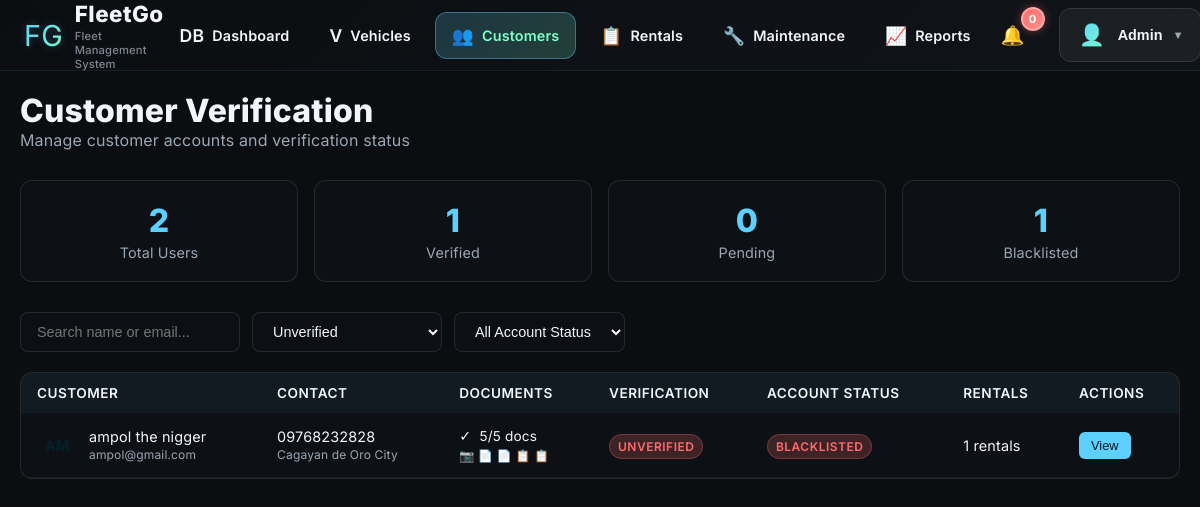
The app's page /customers_all.php?verification_status=unverified with its own data.
### tables this page shows
CREATE TABLE `users` (
  `id` int(11) NOT NULL,
  `full_name` varchar(100) NOT NULL,
  `password` varchar(255) NOT NULL,
  `last_login` datetime DEFAULT NULL,
  `role` enum('admin','staff','user') DEFAULT 'user',
  `status` enum('active','inactive','blacklisted') DEFAULT 'active',
  `email` varchar(100) DEFAULT NULL,
  `phone` varchar(20) DEFAULT NULL,
  `city` varchar(100) DEFAULT NULL,
  `contact_no` varchar(20) DEFAULT NULL,
  `address` varchar(255) DEFAULT NULL,
  `profile_photo` varchar(255) DEFAULT NULL,
  `license_photo` varchar(255) DEFAULT NULL,
  `valid_id_photo` varchar(255) DEFAULT NULL,
  `profile_status` enum('incomplete','pending_approval','approved','rejected') DEFAULT 'incomplete',
  `photo` varchar(255) DEFAULT NULL,
  `created_at` datetime DEFAULT current_timestamp(),
  `updated_at` datetime DEFAULT current_timestamp() ON UPDATE current_timestamp(),
  `loyalty_points` int(11) DEFAULT 0,
  `verification_status` varchar(20) NOT NULL DEFAULT 'unverified',
  `rejection_reason` text DEFAULT NULL,
  `submitted_at` datetime DEFAULT NULL,
  `verified_at` datetime DEFAULT NULL,
  `driver_license_no` varchar(80) DEFAULT NULL,
  `driver_license_expiry` date DEFAULT NULL,
  `id_type` varchar(40) DEFAULT NULL,
  `id_number` varchar(80) DEFAULT NULL,
  `emergency_name` varchar(120) DEFAULT NULL,
  `emergency_phone` varchar(40) DEFAULT NULL,
  `notes` text DEFAULT NULL,
  `blacklist_reason` text DEFAULT NULL
);

### customers_all.php (the view, shortened to what this page needs)
<?php
$DB_HOST="127.0.0.1"; $DB_USER="root"; $DB_PASS=""; $DB_NAME="fleet_rental_db";
$conn=new mysqli($DB_HOST,$DB_USER,$DB_PASS,$DB_NAME);
$conn->set_charset("utf8mb4");
function h($v){return htmlspecialchars((string)$v,ENT_QUOTES,'UTF-8');}
$q=trim($_GET['q']??'');
$verification_status=trim($_GET['verification_status']??'');
$profile_status=trim($_GET['profile_status']??'');
$status=trim($_GET['status']??'');
$where="WHERE u.role='user'";
$params=[]; $types='';
if($verification_status!==''){
    $where.=" AND u.verification_status=?";
    $params[]=$verification_status; $types.='s';
}
$sql="
    SELECT
        u.*,
        (SELECT COUNT(*) FROM rentals r WHERE r.customer_id = u.id) AS rentals_count,
        (SELECT MAX(r.start_date) FROM rentals r WHERE r.customer_id = u.id) AS last_rental,
        (SELECT GROUP_CONCAT(CONCAT(doc_type, ':', file_path) SEPARATOR '|')
         FROM user_documents ud WHERE ud.user_id = u.id) AS documents
    FROM users u
    $where
    ORDER BY u.created_at DESC, u.full_name ASC
";
$stmt=$conn->prepare($sql);
if($types) $stmt->bind_param($types,...$params);
$stmt->execute();
$users=$stmt->get_result()->fetch_all(MYSQLI_ASSOC);
foreach($users as $key => $user) {
    $docStmt = $conn->prepare("
        SELECT doc_type, file_path
        FROM user_documents
        WHERE user_id = ?
        ORDER BY uploaded_at DESC
    ");
    $docStmt->bind_param("i", $user['id']);
    $docStmt->execute();
    $documents = $docStmt->get_result()->fetch_all(MYSQLI_ASSOC);
    $users[$key]['documents'] = [];
    foreach($documents as $doc) {
        $originalPath = $doc['file_path'];
        $fixedPath = str_replace('\\', '/', $originalPath);
        $fixedPath = ltrim($fixedPath, '/');
        $users[$key]['documents'][$doc['doc_type']] = $fixedPath;
    }
}
$total_users = $conn->query("SELECT COUNT(*) FROM users WHERE role='user'")->fetch_row()[0];
$verified = $conn->query("SELECT COUNT(*) FROM users WHERE role='user' AND verification_status='verified'")->fetch_row()[0];
$pending = $conn->query("SELECT COUNT(*) FROM users WHERE role='user' AND verification_status='pending'")->fetch_row()[0];
$blacklisted = $conn->query("SELECT COUNT(*) FROM users WHERE role='user' AND status='blacklisted'")->fetch_row()[0];
?>
<!DOCTYPE html>
<html lang="en">
<head>
</head>
<body>
<?php
if(file_exists('includes/navbar.php')) {
    include 'includes/navbar.php';
}
?>
<div class="container">
<div class="header">
<div>
<h1>Customer Verification</h1>
<p>Manage customer accounts and verification status</p>
</div>
</div>
<div class="kpi-grid">
<div class="kpi-card">
<div class="kpi-value"><?=$total_users?></div>
<div class="kpi-label">Total Users</div>
</div>
<div class="kpi-card">
<div class="kpi-value"><?=$verified?></div>
<div class="kpi-label">Verified</div>
</div>
<div class="kpi-card">
<div class="kpi-value"><?=$pending?></div>
<div class="kpi-label">Pending</div>
</div>
<div class="kpi-card">
<div class="kpi-value"><?=$blacklisted?></div>
<div class="kpi-label">Blacklisted</div>
</div>
</div>
<div class="filters">
<input type="text" placeholder="Search name or email..." value="<?=h($q)?>" onkeyup="window.location.href='customers_all.php?q='+this.value+'&verification_status=<?=h($verification_status)?>&profile_status=<?=h($profile_status)?>&status=<?=h($status)?>'">
<select onchange="window.location.href='customers_all.php?q=<?=h($q)?>&verification_status='+this.value+'&profile_status=<?=h($profile_status)?>&status=<?=h($status)?>'">
<option value="unverified" <?=$verification_status==='unverified'?'selected':''?>>Unverified</option>
</select>
<select onchange="window.location.href='customers_all.php?q=<?=h($q)?>&verification_status=<?=h($verification_status)?>&profile_status=<?=h($profile_status)?>&status='+this.value">
<option value="">All Account Status</option>
</select>
</div>
<div class="table-container">
<table class="table">
<thead>
<tr>
<th>Customer</th>
<th>Contact</th>
<th>Documents</th>
<th>Verification</th>
<th>Account Status</th>
<th>Rentals</th>
<th>Actions</th>
</tr>
</thead>
<tbody>
<?php foreach($users as $user): ?>
<tr>
<td>
<div class="customer-info">
<div class="avatar"><?=strtoupper(substr($user['full_name'],0,2))?></div>
<div>
<div><?=h($user['full_name'])?></div>
<small style="color:var(--muted)"><?=h($user['email'])?></small>
</div>
</div>
</td>
<td>
<div><?=h($user['contact_no']?:$user['phone']?:'Not set')?></div>
<?php if($user['city']): ?>
<small style="color:var(--muted)"><?=h($user['city'])?></small>
<?php endif; ?>
</td>
<td>
<div class="document-status">
<?php
$docCount = 0;
if($user['profile_photo']) $docCount++;
if($user['documents']) {
    if(isset($user['documents']['License Front'])) $docCount++;
    if(isset($user['documents']['License Back'])) $docCount++;
    if(isset($user['documents']['ID Front'])) $docCount++;
    if(isset($user['documents']['ID Back'])) $docCount++;
}
?>
<div style="display:flex;align-items:center;gap:8px;">
<span style="color:<?=($docCount >= 5 ? 'var(--success)' : ($docCount > 0 ? 'var(--warning)' : 'var(--error)'))?>;">
<?=($docCount >= 5 ? '✓' : ($docCount > 0 ? '⚠' : '✗'))?>
</span>
<span style="font-size:0.85rem;"><?=$docCount?>/5 docs</span>
</div>
<div style="font-size:0.75rem;color:var(--muted);margin-top:2px;">
<?php if($user['profile_photo']) echo '📷 ' ?>
<?php
if(isset($user['documents']['License Front'])) echo '📄 ';
if(isset($user['documents']['License Back'])) echo '📄 ';
if(isset($user['documents']['ID Front'])) echo '📋 ';
if(isset($user['documents']['ID Back'])) echo '📋 ';
?>
</div>
</div>
</td>
<td>
<span class="badge badge-<?=($user['verification_status']==='verified'?'green':($user['verification_status']==='pending'?'yellow':'red'))?>">
<?=h($user['verification_status'])?>
</span>
</td>
<td>
<span class="badge badge-<?=($user['status']==='active'?'green':'red')?>">
<?=h($user['status'])?>
</span>
</td>
<td><?=$user['rentals_count']?> rentals</td>
<td>
<div class="actions">
<button class="btn btn-view" onclick="openSlidePanel(<?=$user['id']?>)">View</button>
</div>
</td>
</tr>
<?php endforeach; ?>
</tbody>
</table>
</div>
</div>
</body>
</html>

### customers_all.php (style rules this page uses)
:root { --bg:#0b0d10;--card:#101419;--text:#f2f6fa;--muted:#9aa6b3;--brand:#5dd0ff;--brand2:#7cffc7;--ok:#7cffc7;--warn:#ffd166;--bad:#ff6b6b;--radius:12px;--shadow:0 10px 28px rgba(0,0,0,.45);--glass-bg:rgba(16,20,25,.6);--glass-border:rgba(255,255,255,.1); }
body { margin:0;background:var(--bg);color:var(--text);font-family:Inter,system-ui,sans-serif;letter-spacing:0.01em; }
.container { max-width:1400px;margin:0 auto;padding:20px; }
.header { display:flex;justify-content:space-between;align-items:center;margin-bottom:30px; }
.header h1 { font-size:2rem;font-weight:800;margin:0; }
.header p { color:var(--muted);margin:0; }
.kpi-grid { display:grid;grid-template-columns:repeat(auto-fit,minmax(200px,1fr));gap:16px;margin-bottom:30px; }
.kpi-card { background:var(--glass-bg);border:1px solid var(--glass-border);border-radius:var(--radius);padding:20px;text-align:center; }
.kpi-value { font-size:2rem;font-weight:800;color:var(--brand);margin-bottom:4px; }
.kpi-label { color:var(--muted);font-size:.9rem; }
.filters { display:flex;gap:12px;margin-bottom:20px;flex-wrap:wrap; }
.filters input,.filters select { padding:10px 16px;border-radius:8px;border:1px solid var(--glass-border);background:rgba(13,17,22,.8);color:var(--text);font-size:.9rem; }
.table-container { background:var(--glass-bg);border:1px solid var(--glass-border);border-radius:var(--radius);overflow:hidden; }
.table { width:100%;border-collapse:collapse; }
.table th { background:rgba(93,208,255,.05);color:var(--text);font-weight:600;font-size:.85rem;text-transform:uppercase;letter-spacing:.5px;padding:12px 16px;text-align:left; }
.table td { padding:12px 16px;color:var(--text);font-size:.9rem;border-bottom:1px solid rgba(255,255,255,.05); }
.customer-info { display:flex;align-items:center;gap:12px; }
.avatar { width:40px;height:40px;border-radius:50%;background:var(--gradient);display:flex;align-items:center;justify-content:center;color:#041f2a;font-weight:800;font-size:.9rem;flex-shrink:0 }
.document-status { display:flex;flex-direction:column;gap:2px; }
.badge { padding:4px 8px;border-radius:999px;font-size:.75rem;font-weight:600;text-transform:uppercase;letter-spacing:.5px; }
.badge-red { background:rgba(255,107,107,.2);color:var(--bad);border:1px solid rgba(255,107,107,.3); }
.actions { display:flex;gap:8px; }
.btn { padding:6px 12px;border-radius:6px;border:0;cursor:pointer;font-size:.8rem;font-weight:500;transition:all .2s; }
.btn-view { background:var(--brand);color:#04121b; }
:root { --nav-h: 72px; }

### includes/navbar.php (style rules this page uses)
:root { --bg:#0b0d10; --card:#101419; --text:#f2f6fa; --muted:#9aa6b3; --brand:#5dd0ff; --brand2:#7cffc7; }

### records on screen
users: full_name "ampol the nigger", email "ampol@gmail.com", contact_no "09768232828", city "Cagayan de Oro City", docCount "5", verification_status "UNVERIFIED", status "BLACKLISTED", rentals_count "1"

### other values on screen
$_SESSION['name'] "Admin"
$total_users "2"
$verified "1"
$pending "0"
$blacklisted "1"
